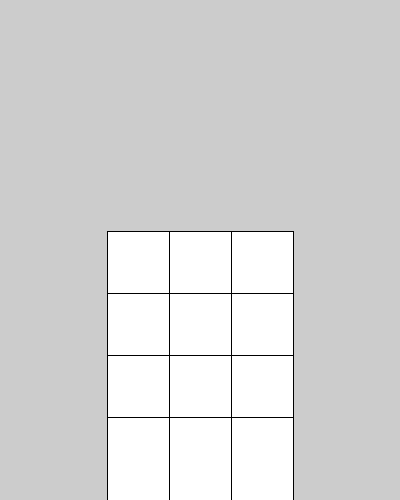
Frame 1 (no input)
Frame 60 (the mouse pressed at the canvas centre just before this capture): identical to frame 1, image omitted
Frame 120 (the mouse held since frame 60 and released just before this capture): identical to frame 1, image omitted

The Processing sketch that drew this single still picture (run headless with seeded random() and noise(); from frame 60 on, the mouse is pressed at the canvas centre):

// Processing sketch: NumPadFOR
// ── NumPadFOR.pde
/* Program Notes: Geometry is portrait (smaller width)
 Demonstrates num pad as Nested FOR Loops
 Start wtih width, then error check height
 */
//
//Global Variables
int appWidth, appHeight; //CAUTION: decimals are truncated in ints, not floats or doubles
float widthSquare, heightSquare;
int numPadColumns = 3;
float[] x = new float [numPadColumns];
int numPadRows = 5;
float[] y = new float [numPadRows];
float border=0.0;
//
void setup() {
  size (400, 500);
  appWidth = width;
  appHeight = height;
  //
  //Population of rect() variables
  widthSquare = appWidth*1/4;
  heightSquare = widthSquare;
  if ( widthSquare*8 <= appHeight ) {
    println("true");
    // Empty IF
  } else {
    println("false");
    widthSquare = appHeight*1/8;
    border = appWidth - ( widthSquare*1/2 + widthSquare*3 + widthSquare*1/2 );
    border = border*1/2; // using one variable saves system resources
  } //End Height Error Check
  /* Primitive Variable Prototyping
   x0 = widthSquare*1/2;
   x1 = widthSquare*3/2;
   x2 = widthSquare*5/2;
   y0 = widthSquare*5/2;
   y1 = widthSquare*7/2;
   y2 = widthSquare*9/2;
   y3 = widthSquare*11/2;
   y4 = widthSquare*14/2;
   */
  /* Separate FOR Loops
   for ( int i=0; i<numPadColumns; i++ ) { // i stops for x not y
   x[i] = widthSquare*(2*i+1)/2;
   println("Inside x", x[i] );
   } //End FOR
   for ( int i=0; i<numPadRows; i++ ) {
   y[i] = widthSquare*(2*i+5)/2;
   println("Inside y", y[i]);
   } // End FOR
   */
  // Combined FOR Loops
  for ( int i=0; i<numPadRows; i++ ) {
    if ( i<numPadColumns ) x[i] = writeCoordinate(i, 1);
    y[i] = writeCoordinate(i, 5);
  } // End FOR
  //printArray(x);
  //printArray(y);
} //End setup
float writeCoordinate (int i, int oddStart) {
  return border + ( widthSquare*(2*i+oddStart)/2 );
} //End writeCoordiante
//
void draw() {
  for ( int i=0; i<numPadColumns; i++ ) {
    for ( int j=0; j<numPadRows-1; j++ ) {
      rect(x[i], y[j], widthSquare, heightSquare);
    } //End FOR
  } //End FOR
  /* Primitive Variables in drawing rect()s
   rect(x0, y0, widthSquare, heightSquare);
   rect(x0, y1, widthSquare, heightSquare);
   rect(x0, y2, widthSquare, heightSquare);
   rect(x0, y3, widthSquare, heightSquare);
   rect(x1, y0, widthSquare, heightSquare);
   rect(x1, y1, widthSquare, heightSquare);
   rect(x1, y2, widthSquare, heightSquare);
   rect(x1, y3, widthSquare, heightSquare);
   rect(x2, y0, widthSquare, heightSquare);
   rect(x2, y1, widthSquare, heightSquare);
   rect(x2, y2, widthSquare, heightSquare);
   rect(x2, y3, widthSquare, heightSquare);
   */
} //End draw
//
void mousePressed() {
  //
  // Creating Number Pad Buttons
  // Basic IF key variables: mouseX> && mouseX< && mouseY> && mouseY<
  // First rect variables: x0, y0, widthSquare, heightSquare
  // if ( mouseX>x0 && mouseX<x0+widthSquare && mouseY>y0 && mouseY<y0+widthSquare ) println("1");
  //
  int buttonCounter = 1;
  for ( int i=0; i<numPadColumns; i++ ) {
    for ( int j=0; j<numPadRows; j++ ) {
      println(i, j);
      if ( mouseX>x[i] && mouseX<x[i]+widthSquare && mouseY>y[j] && mouseY<y[j]+widthSquare ) println("Button #:", buttonCounter);
      buttonCounter++;
      // Note: built in ERROR with buttonCounter, iterates the wrong way
      // CAUTION: prototyping button return must be fixed before using this in timer program
    } //End FOR
  } // End FOR
  // CAUTION: will iterate over all buttons
  // Fix Hint: start at beginning and stop when button activated
  // Solution: Change FOR to WHILE
  // Unsolved Problem: estimating where to start reading instead of button "1"
  //
} //End mousePressed
//
void keyPressed() {
} //End keyPressed
//
//End MAIN Program
